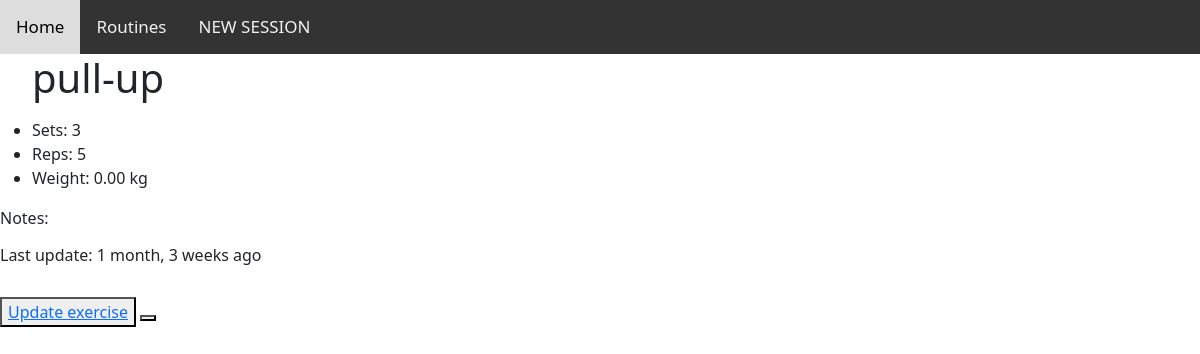
The app's page /sessions/exercise/1/detail/ (signed in), older data.
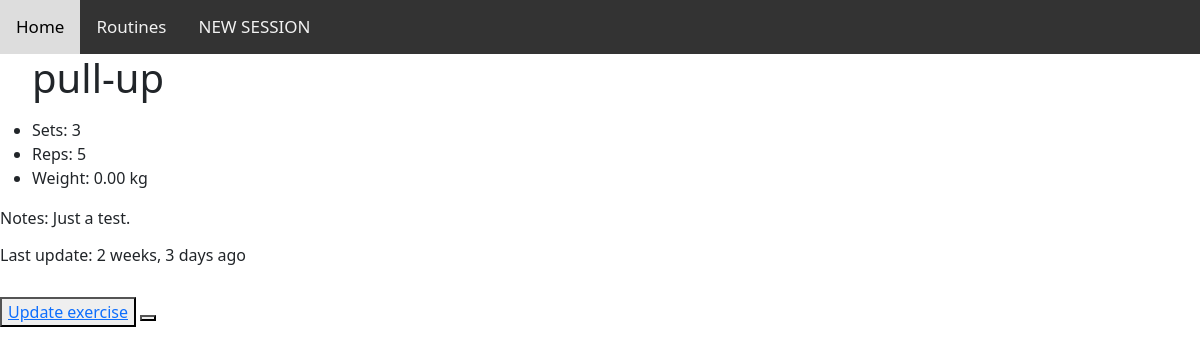
The same page, newer data.
### sessions/models.py (models this page shows, shortened)
class Exercise(CloneMixin, models.Model):
    name = models.CharField(
        max_length=200,
        validators=[MinLengthValidator(2, "Name must be greater than 2 characters")]
    )
    sets = models.PositiveSmallIntegerField(default=1)
    repetitions = models.PositiveSmallIntegerField(default=1)
    weight = models.DecimalField(default=0, max_digits=5, decimal_places=2)
    notes = models.TextField(blank=True)
    created_at = models.DateTimeField(auto_now_add=True)
    updated_at = models.DateTimeField(auto_now=True)

### sessions/views.py (the view)
# urls.py: path('exercise/<int:pk>/detail/', ExerciseDetail.as_view(), name='exercise_detail'),
class ExerciseDetail(LoginRequiredMixin,DetailView):
    model = Exercise
    """ def get_context_data(self, **kwargs):
        context = super().get_context_data(**kwargs)
        exercise = self.get_object()
        session = exercise.routine.session_set.last()
        context['session_id'] = session.id
        return context """

### sessions/templates/sesh/exercise_detail.html (shortened to what this page needs)
{% extends "layout.html" %}
{% block content %}
{% load static%}
<ul><h1>{{ exercise.name }}</h1></ul>
<div>
    <ul>
        <li>Sets: {{ exercise.sets }}</li>
        <li>Reps: {{ exercise.repetitions }}</li>
        <li>Weight: {{ exercise.weight }} kg</li>
    </ul>
    <p>Notes: {{ exercise.notes }}</p>
</div>
<h6>Last update: {{ exercise.updated_at|timesince }} ago</h6>
<br>
<button><a href="{% url 'sessions:exercise_update' exercise.id %}">Update exercise</a></button>
<button><a id="current_session" style="display:none" href="">Back to Session</a></button>
{% endblock content %}

Row changes from the older to the newer data that the page shows:
changed Exercise "pull-up": notes (not shown) → "Just a test."; updated_at "1 month, 3 weeks" → "2 weeks, 3 days"
